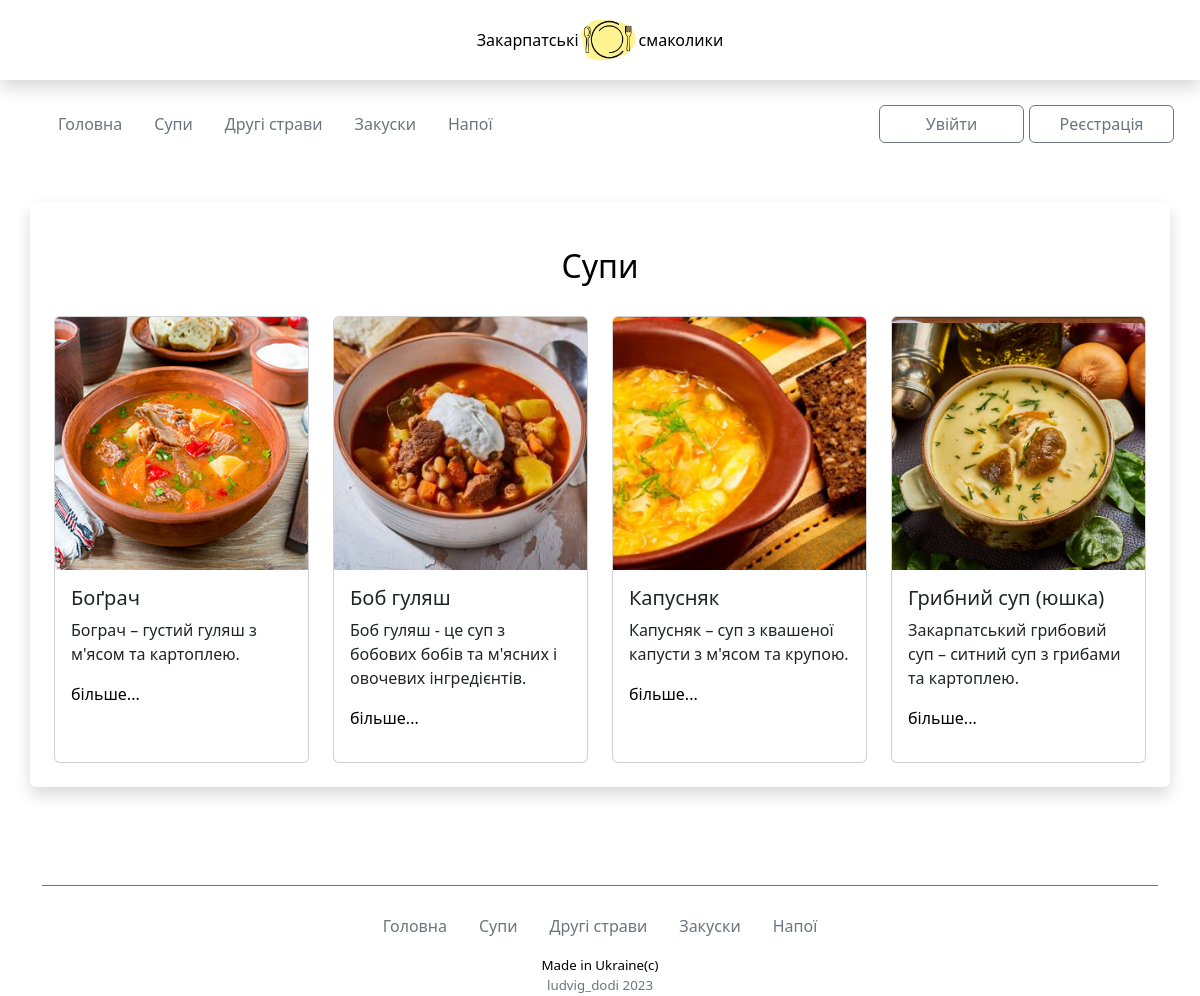
Screenshot of /soup with the database file from the repository.
### recipes_app/models.py (models this page shows, shortened)
class Recipes(models.Model):
    name = models.CharField('Назва страв', max_length=20, blank=False)
    food_type = models.CharField('Тип їжі', max_length=20, blank=False, default='')
    short_desc = models.TextField('Короткий опис', max_length=80, blank=False)
    img = models.ImageField(null=True, blank=True, upload_to="media/", verbose_name='img')
    text = RichTextUploadingField('Recipe')
    text_second = models.TextField('text', default='-')
    text_third = models.TextField('text', default='-')

### recipes_app/views.py (the view)
# urls.py: path('soup', soup_page, name='soup_page'),
def soup_page(request):
    soup = Recipes.objects.all()
    return render(request, 'soup_page.html', context={'soup': soup})

### templates/soup_page.html
{% extends 'base.html' %}
{% load static %}
{% block content %}
<div class="recipe-item">
    <div class="container shadow p-4 mb-5 mt-5 bg-body rounded">
        <h1>Супи </h1>
        <div class="row gy-3">
            {%  for i in soup %}
            {% if i.food_type == 'soup' %}
            <div class="col-lg-3 col-md-4 col-sm-6">
                <div class="card h-100 mb-3">
                    <a href="{{i.id}}"><img src="{{i.img.url}}" class="card-img-top" alt="..."></a>
                    <div class="card-body">
                      <h5 class="card-title">{{i.name}}</h5>
                      <p class="card-text">{{i.short_desc}}</p>
                      <a href="{{i.id}}">більше...</a>
                    </div>
                </div>
            </div>
            {% endif %}
            {% endfor %}
        </div>
    </div>
</div>
{% endblock content %}

### static/css/style.css (style rules this page uses)
html, body { height: 100%; color: #000000; font-size: 1rem; }
body a { text-decoration: none; color: #000000; }
body img { padding: 0; margin: 0; max-width:100%; height: 100%; }
body h1 { text-align: center; margin-bottom: 30px; }
.recipe-item { margin-top: 50px; }

### rows the page displays
Recipes: img (picture), name "Боґрач", short_desc "Бограч – густий гуляш з м'ясом та картоплею."
Recipes: img (picture), name "Боб гуляш", short_desc "Боб гуляш - це суп з бобових бобів та м'ясних і овочевих інгредієнтів."
Recipes: img (picture), name "Капусняк", short_desc "Капусняк – суп з квашеної капусти з м'ясом та крупою."
Recipes: img (picture), name "Грибний суп (юшка)", short_desc "Закарпатський грибовий суп – ситний суп з грибами та картоплею."
